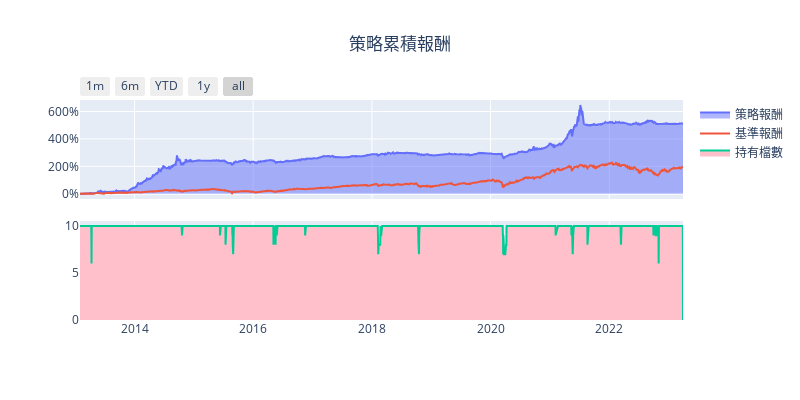
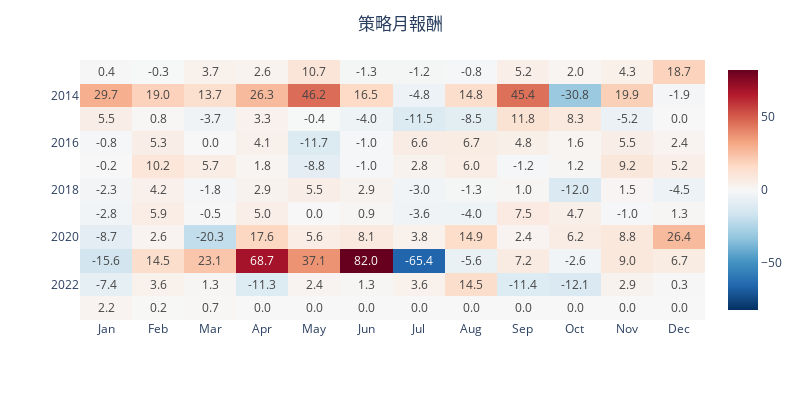

Here is the notebook cell these charts were saved with, in order:
### Code cell
report.analyze()

### Figure 1 — Plotly figure (JSON) as saved in the notebook; plotly's stock layout.template omitted (floating-point values rounded to 4 significant figures; data arrays with more than 128 entries replaced by an {"elided": "..."} marker saying what was removed)
{"data": [{"fill": "tozeroy", "name": "策略報酬", "type": "scatter", "x": {"elided": "2486 str values"}, "xaxis": "x", "y": {"elided": "2486 float values"}, "yaxis": "y"}, {"name": "基準報酬", "type": "scatter", "x": {"elided": "2486 str values"}, "xaxis": "x", "y": {"elided": "2486 float values"}, "yaxis": "y"}, {"fill": "tozeroy", "fillcolor": "pink", "name": "持有檔數", "type": "scatter", "x": {"elided": "2486 str values"}, "xaxis": "x2", "y": {"elided": "2486 int values"}, "yaxis": "y2"}], "layout": {"height": 400, "hovermode": "x unified", "title": {"text": "策略累積報酬", "x": 0.5}, "width": 800, "xaxis": {"anchor": "y", "domain": [0, 1], "matches": "x2", "rangeselector": {"buttons": [{"count": 1, "label": "1m", "step": "month", "stepmode": "backward"}, {"count": 6, "label": "6m", "step": "month", "stepmode": "backward"}, {"count": 1, "label": "YTD", "step": "year", "stepmode": "todate"}, {"count": 1, "label": "1y", "step": "year", "stepmode": "backward"}, {"step": "all"}]}, "showticklabels": false}, "xaxis2": {"anchor": "y2", "domain": [0, 1]}, "yaxis": {"anchor": "x", "domain": [0.55, 1], "tickformat": ".0%"}, "yaxis2": {"anchor": "x2", "domain": [0, 0.45]}}}

### Figure 2 — Plotly figure (JSON) as saved in the notebook; plotly's stock layout.template omitted (floating-point values rounded to 4 significant figures; data arrays with more than 128 entries replaced by an {"elided": "..."} marker saying what was removed)
{"data": [{"coloraxis": "coloraxis", "hovertemplate": "月: %{x}<br>年: %{y}<br>報酬率: %{z}<extra></extra>", "name": "0", "texttemplate": "%{z:.1f}", "type": "heatmap", "x": ["Jan", "Feb", "Mar", "Apr", "May", "Jun", "Jul", "Aug", "Sep", "Oct", "Nov", "Dec"], "xaxis": "x", "y": [2013, 2014, 2015, 2016, 2017, 2018, 2019, 2020, 2021, 2022, 2023], "yaxis": "y", "z": {"elided": "11x12 float values"}}], "layout": {"coloraxis": {"cmid": 0, "colorbar": {}, "colorscale": [[0, "rgb(5,48,97)"], [0.1, "rgb(33,102,172)"], [0.2, "rgb(67,147,195)"], [0.3, "rgb(146,197,222)"], [0.4, "rgb(209,229,240)"], [0.5, "rgb(247,247,247)"], [0.6, "rgb(253,219,199)"], [0.7, "rgb(244,165,130)"], [0.8, "rgb(214,96,77)"], [0.9, "rgb(178,24,43)"], [1, "rgb(103,0,31)"]]}, "height": 400, "margin": {"t": 60}, "title": {"text": "策略月報酬", "x": 0.5}, "width": 800, "xaxis": {"anchor": "y", "domain": [0, 1], "title": {}}, "yaxis": {"anchor": "x", "autorange": "reversed", "domain": [0, 1], "title": {}}}}
